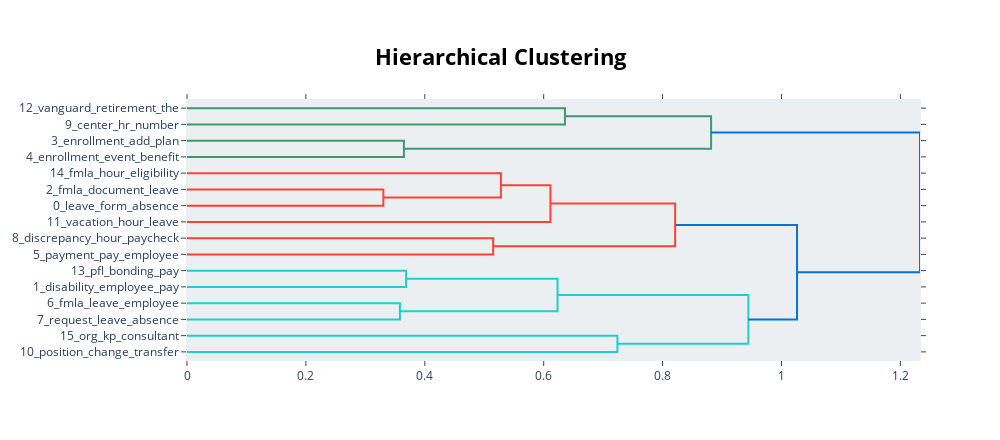

The cell this chart's notebook holds for it:
### Markdown cell above
Visualize the Topics

### Code cell
# Interactive topic overview
topic_model.visualize_topics()

# Keyword bar chart for a given topic number (e.g., topic 3)
topic_model.visualize_barchart(top_n_topics=10)

# Topic similarity hierarchy
topic_model.visualize_hierarchy()

### Figure 1 — Plotly figure (JSON) as saved in the notebook; plotly's stock layout.template omitted (floating-point values rounded to 4 significant figures)
{"data": [{"hoverinfo": "text", "marker": {"color": "rgb(61,153,112)"}, "mode": "lines", "type": "scatter", "x": [0.0, 0.6358, 0.6358, 0.0], "xaxis": "x", "y": [-5.0, -5.0, -15.0, -15.0], "yaxis": "y"}, {"hoverinfo": "text", "marker": {"color": "rgb(61,153,112)"}, "mode": "lines", "type": "scatter", "x": [0.0, 0.3649, 0.3649, 0.0], "xaxis": "x", "y": [-25.0, -25.0, -35.0, -35.0], "yaxis": "y"}, {"hoverinfo": "text", "marker": {"color": "rgb(61,153,112)"}, "mode": "lines", "type": "scatter", "x": [0.6358, 0.8816, 0.8816, 0.3649], "xaxis": "x", "y": [-10.0, -10.0, -30.0, -30.0], "yaxis": "y"}, {"hoverinfo": "text", "marker": {"color": "rgb(255,65,54)"}, "mode": "lines", "type": "scatter", "x": [0.0, 0.3303, 0.3303, 0.0], "xaxis": "x", "y": [-55.0, -55.0, -65.0, -65.0], "yaxis": "y"}, {"hoverinfo": "text", "marker": {"color": "rgb(255,65,54)"}, "mode": "lines", "type": "scatter", "x": [0.0, 0.528, 0.528, 0.3303], "xaxis": "x", "y": [-45.0, -45.0, -60.0, -60.0], "yaxis": "y"}, {"hoverinfo": "text", "marker": {"color": "rgb(255,65,54)"}, "mode": "lines", "type": "scatter", "x": [0.528, 0.6114, 0.6114, 0.0], "xaxis": "x", "y": [-52.5, -52.5, -75.0, -75.0], "yaxis": "y"}, {"hoverinfo": "text", "marker": {"color": "rgb(255,65,54)"}, "mode": "lines", "type": "scatter", "x": [0.0, 0.515, 0.515, 0.0], "xaxis": "x", "y": [-85.0, -85.0, -95.0, -95.0], "yaxis": "y"}, {"hoverinfo": "text", "marker": {"color": "rgb(255,65,54)"}, "mode": "lines", "type": "scatter", "x": [0.6114, 0.8212, 0.8212, 0.515], "xaxis": "x", "y": [-63.75, -63.75, -90.0, -90.0], "yaxis": "y"}, {"hoverinfo": "text", "marker": {"color": "rgb(35,205,205)"}, "mode": "lines", "type": "scatter", "x": [0.0, 0.3686, 0.3686, 0.0], "xaxis": "x", "y": [-105.0, -105.0, -115.0, -115.0], "yaxis": "y"}, {"hoverinfo": "text", "marker": {"color": "rgb(35,205,205)"}, "mode": "lines", "type": "scatter", "x": [0.0, 0.3581, 0.3581, 0.0], "xaxis": "x", "y": [-125.0, -125.0, -135.0, -135.0], "yaxis": "y"}, {"hoverinfo": "text", "marker": {"color": "rgb(35,205,205)"}, "mode": "lines", "type": "scatter", "x": [0.3686, 0.6233, 0.6233, 0.3581], "xaxis": "x", "y": [-110.0, -110.0, -130.0, -130.0], "yaxis": "y"}, {"hoverinfo": "text", "marker": {"color": "rgb(35,205,205)"}, "mode": "lines", "type": "scatter", "x": [0.0, 0.724, 0.724, 0.0], "xaxis": "x", "y": [-145.0, -145.0, -155.0, -155.0], "yaxis": "y"}, {"hoverinfo": "text", "marker": {"color": "rgb(35,205,205)"}, "mode": "lines", "type": "scatter", "x": [0.6233, 0.9443, 0.9443, 0.724], "xaxis": "x", "y": [-120.0, -120.0, -150.0, -150.0], "yaxis": "y"}, {"hoverinfo": "text", "marker": {"color": "rgb(0,116,217)"}, "mode": "lines", "type": "scatter", "x": [0.8212, 1.026, 1.026, 0.9443], "xaxis": "x", "y": [-76.88, -76.88, -135.0, -135.0], "yaxis": "y"}, {"hoverinfo": "text", "marker": {"color": "rgb(0,116,217)"}, "mode": "lines", "type": "scatter", "x": [0.8816, 1.233, 1.233, 1.026], "xaxis": "x", "y": [-20.0, -20.0, -105.9, -105.9], "yaxis": "y"}], "layout": {"autosize": false, "height": 440, "hoverlabel": {"bgcolor": "white", "font": {"family": "Rockwell", "size": 16}}, "hovermode": "closest", "plot_bgcolor": "#ECEFF1", "showlegend": false, "title": {"font": {"color": "Black", "size": 22}, "text": "<b>Hierarchical Clustering</b>", "x": 0.5, "xanchor": "center", "yanchor": "top"}, "width": 1000, "xaxis": {"mirror": "allticks", "rangemode": "tozero", "showgrid": false, "showline": true, "showticklabels": true, "ticks": "outside", "type": "linear", "zeroline": false}, "yaxis": {"mirror": "allticks", "range": [-160, 0], "rangemode": "tozero", "showgrid": false, "showline": true, "showticklabels": true, "tickmode": "array", "ticks": "outside", "ticktext": ["12_vanguard_retirement_the", "9_center_hr_number", "3_enrollment_add_plan", "4_enrollment_event_benefit", "14_fmla_hour_eligibility", "2_fmla_document_leave", "0_leave_form_absence", "11_vacation_hour_leave", "8_discrepancy_hour_paycheck", "5_payment_pay_employee", "13_pfl_bonding_pay", "1_disability_employee_pay", "6_fmla_leave_employee", "7_request_leave_absence", "15_org_kp_consultant", "10_position_change_transfer"], "tickvals": [-5, -15, -25, -35, -45, -55, -65, -75, -85, -95, -105, -115, -125, -135, -145, -155], "type": "linear", "zeroline": false}}}
